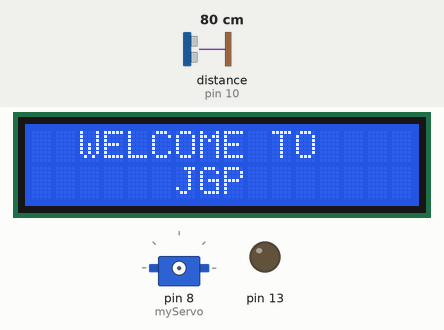
Recording of a sketch running on a simulated Arduino Uno, built with avr-gcc and run on an emulated ATmega328P. On the bench: 16×2 character LCD, servo, output pins drawn as LEDs (lit = HIGH). Inputs (shaded band) come from the test bench; at power-on: distance to the obstacle (sensor on pin 10) 80 cm. The echo pulse lasts 58.3 µs per cm; pins used as bus, display or sensor lines are not drawn; what the sketch prints to the serial monitor is not drawn.

Above: at 0.1 s.
At 6.2 s:
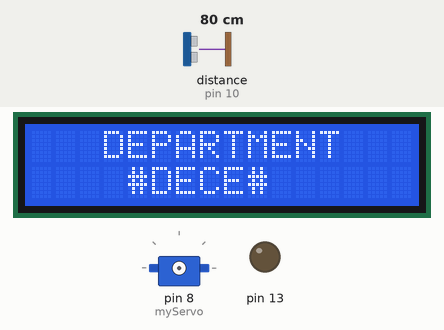
At 15.2 s:
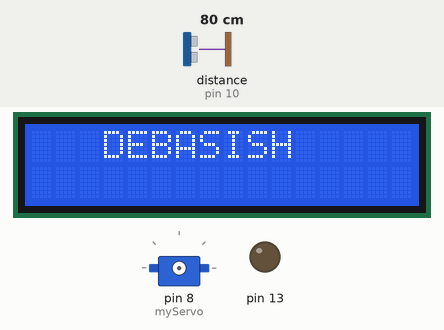
At 30.3 s:
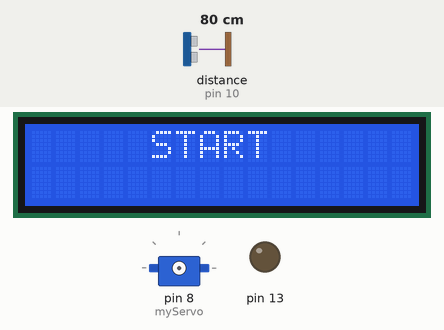
Timing chart, 0 to 40.0 s (numbered marks = the images above):
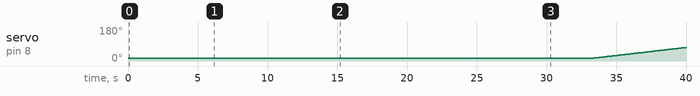

Measured:
- by itself, servo on pin 8 (myServo): moves from 15° to 71° over 6.5 s
- what the display in image 1 shows lasts 3.0 s, from 6.1 s to 9.1 s

The sketch:

ultrasonic_radar_lcd.ino
```cpp
// CHANNEL NAME = E4elecTronic
// subscribe
// for any help- WP(9334053907)
// conneoction of wire
/*
                       CONNECTION OF WIRE

          buzzer(+ve)--------12
          buzzer(-ve)--------GND
          led(+ve)-----------13
          led(-ve)-----------GND
          I2C SCL------------A5
          I2C SDA------------A4
          I2C VCC------------5v
          I2C gnd------------GND
          ULTRASONIC trig----9
          ULTRASONIC echo----10
          ULTRASONIC vcc-----Vin
          ULTRASONIC gnd----GND
          SERVO yellow------8
          SERVO red---------3.3v
          SERVO brown-------GND
           */

#include <Servo.h>
#include <LiquidCrystal_I2C.h>
LiquidCrystal_I2C lcd(0x27, 16, 2);
const int trigPin = 9;
const int echoPin = 10;
long duration;
int distance;
Servo myServo;
void setup() {
  lcd.init();
  lcd.backlight();

  lcd.setCursor(2,0);
  lcd.print("WELCOME TO");
  lcd.setCursor(6,1);
  lcd.print("JGP");
  delay(3000);
  lcd.clear();

  lcd.setCursor(5,0);
  lcd.print("BATCH");
  lcd.setCursor(3,1);
  lcd.print("2021-2024");
  delay(3000);
  lcd.clear();

  lcd.setCursor(3,0);
  lcd.print("DEPARTMENT");
  lcd.setCursor(4,1);
  lcd.print("#DECE#");
  delay(3000);
  lcd.clear();

  lcd.setCursor(4,0);
  lcd.print("MADE BY");
  lcd.setCursor(1,1);
  lcd.print("MANAB,NABADEEP");
  delay(3000);
  lcd.clear();


  lcd.setCursor(0,0);
  lcd.print("SUSHANTA,RANAJIT");
  lcd.setCursor(2,1);
  lcd.print("JOYPROKASH");
  delay(3000);
  lcd.clear();


  lcd.setCursor(3,0);
  lcd.print("DEBASISH");
  lcd.setCursor(0,1);
  lcd.print("");
  delay(3000);
  lcd.clear();


  lcd.setCursor(3,0);
  lcd.print("WE MEASURE");
  lcd.setCursor(1,1);
  lcd.print("DISTANCE&ANGLE");
  delay(3000);
  lcd.clear();

  lcd.setCursor(5,0);
  lcd.print("TOPIC");
  lcd.setCursor(2,1);
  lcd.print("ULTRASONIC");
  delay(3000);
  lcd.clear();

  lcd.setCursor(4,0);
  lcd.print("SENSOR");
  lcd.setCursor(5,1);
  lcd.print("WITH");
  delay(3000);
  lcd.clear();


  lcd.setCursor(3,0);
  lcd.print("MEASURED");
  lcd.setCursor(0,1);
  lcd.print("DISTANCE&MEASURE");
  delay(3000);
  lcd.clear();

  lcd.setCursor(5,0);
  lcd.print("START");
  lcd.setCursor(0,1);
  lcd.print("");
  delay(3000);
  lcd.clear();


  pinMode(trigPin, OUTPUT);
    pinMode(echoPin, INPUT);
    pinMode(13, OUTPUT);
  Serial.begin(9600);
  myServo.attach(8); }
void loop() {
  for(int i=15;i<=165;i++){
  myServo.write(i);
  delay(7);
  distance = calculateDistance();
  Serial.print("angle: ");
  lcd.setCursor(0,0);
  lcd.print("ANGLE:");
  lcd.setCursor(7,0);
  lcd.print(i);
  lcd.setCursor(0,1);
  lcd.print("DISTANCE: ");
  lcd.setCursor(9,1);
  lcd.print(distance);
  delay(80);
  lcd.clear();
  Serial.print(i);
  Serial.print("    distance: ");
  Serial.println(distance);
  if(distance <30){ tone(12,25);  tone(13,25); i--; }
  else{noTone(12); ;}
  }
  for(int i=165;i>15;i--){
  myServo.write(i);
  delay(7);
  distance = calculateDistance();
  Serial.print("angle: ");
  Serial.print(i);
  lcd.setCursor(0,0);
  lcd.print("ANGLE:");
  lcd.setCursor(7,0);
  lcd.print(i);
  lcd.setCursor(0,1);
  lcd.print("DISTANCE: ");
  lcd.setCursor(9,1);
  lcd.print(distance);
  delay(40);
  lcd.clear();
  Serial.print("   distance: ");
  Serial.println(distance);
  if(distance <30){ tone(12,25); tone(13,25); i++; }
  else{noTone(12); ;}

  }
}

int calculateDistance(){

  digitalWrite(trigPin, LOW);
  delayMicroseconds(2);

  digitalWrite(trigPin, HIGH);
  delayMicroseconds(10);
  digitalWrite(trigPin, LOW);
  duration = pulseIn(echoPin, HIGH);
  distance= duration*0.034/2;
  return distance;
}
```
